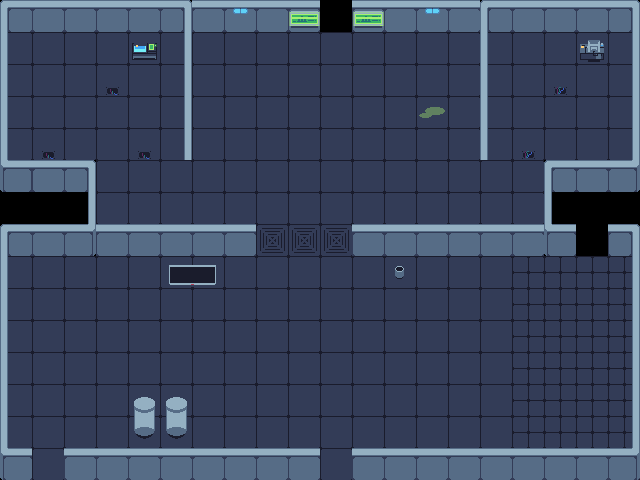

This game map was drawn from its Tiled (.tmx) file and the tilesets committed beside it. A one-line description and the full map source follow:
An orthogonal 20x15 tile map with 32x32 px tiles, 4 tile layers (floor, floorDecoration, walls, props), 4 tilesets and 37 objects (4x Door, 4x ChemicalTank, 3x Spawn, 2x Table, Spawner).

<map version="1.10" tiledversion="1.11.2" orientation="orthogonal" renderorder="right-down" width="20" height="15" tilewidth="32" tileheight="32" infinite="0" nextlayerid="11" nextobjectid="192">
 <tileset firstgid="1" source="tileset_ebene2.tsx" />
 <tileset firstgid="852" source="props_and_items_ebene2.tsx" />
 <tileset firstgid="1380" source="Beartrap.tsx" />
 <tileset firstgid="1384" source="ExplosionEffect.tsx" />
 <layer id="3" name="floor" width="20" height="15">
  <data encoding="csv">
0,0,0,0,0,0,0,0,0,0,0,0,0,0,0,0,0,0,0,0,
72,72,72,72,72,72,72,72,72,72,72,72,72,72,72,72,72,72,72,72,
72,72,72,72,72,72,72,72,72,72,72,72,72,72,72,72,72,72,72,72,
72,72,72,72,72,72,72,72,72,72,72,72,72,72,72,72,72,72,72,72,
72,72,72,72,72,72,72,72,72,72,72,72,72,72,72,72,72,72,72,72,
0,0,0,72,72,72,72,72,72,72,72,72,72,72,72,72,72,0,0,0,
0,0,0,72,72,72,72,72,72,72,72,72,72,72,72,72,72,0,0,0,
0,0,0,72,72,72,72,72,107,107,107,72,72,72,72,72,72,0,0,0,
72,72,72,72,72,72,72,72,72,72,72,72,72,72,72,72,71,71,71,71,
72,72,72,72,72,72,72,72,72,72,72,72,72,72,72,72,71,71,71,71,
72,72,72,72,72,72,72,72,72,72,72,72,72,72,72,72,71,71,71,71,
72,72,72,72,72,72,72,72,72,72,72,72,72,72,72,72,71,71,71,71,
72,72,72,72,72,72,72,72,72,72,72,72,72,72,72,72,71,71,71,71,
72,72,72,72,72,72,72,72,72,72,72,72,72,72,72,72,71,71,71,71,
0,72,0,0,0,0,0,0,0,72,72,72,72,72,72,72,71,71,71,71
</data>
 </layer>
 <layer id="10" name="floorDecoration" width="20" height="15">
  <data encoding="csv">
0,0,0,0,0,0,0,0,0,0,0,0,0,0,0,0,0,0,0,0,
0,0,0,0,0,0,0,0,0,0,0,0,0,0,0,0,0,0,0,0,
0,0,0,0,0,0,0,0,0,0,0,0,0,0,0,0,0,0,0,0,
0,0,0,0,0,0,0,0,0,0,0,0,0,876,0,0,0,0,0,0,
0,0,0,0,0,0,0,0,0,0,0,0,0,0,0,0,0,0,0,0,
0,0,0,0,0,0,0,0,0,0,0,0,0,0,0,0,0,0,0,0,
0,0,0,0,0,0,0,0,0,0,0,0,0,0,0,0,0,0,0,0,
0,0,0,0,0,0,0,0,0,0,0,0,0,0,0,0,0,0,0,0,
0,0,0,0,0,0,0,0,0,0,0,0,0,0,0,0,0,0,0,0,
0,0,0,0,0,0,0,0,0,0,0,0,0,0,0,0,0,0,0,0,
0,0,0,0,0,0,0,0,0,0,0,0,0,0,0,0,0,0,0,0,
0,0,0,0,0,0,0,0,0,0,0,0,0,0,0,0,0,0,0,0,
0,0,0,0,0,0,0,0,0,0,0,0,0,0,0,0,0,0,0,0,
0,0,0,0,0,0,0,0,0,0,0,0,0,0,0,0,0,0,0,0,
0,0,0,0,0,0,0,0,0,0,0,0,0,0,0,0,0,0,0,0
</data>
 </layer>
 <layer id="1" name="walls" width="20" height="15">
  <data encoding="csv">
3,6,6,6,6,9,6,6,6,6,0,6,6,6,6,3,6,6,6,9,
76,0,0,0,0,306,0,0,0,0,0,0,0,0,0,298,0,0,0,84,
76,0,0,0,0,306,0,0,0,0,0,0,0,0,0,298,0,0,0,84,
76,0,0,0,0,306,0,0,0,0,0,0,0,0,0,298,0,0,0,84,
76,0,0,0,0,306,0,0,0,0,0,0,0,0,0,298,0,0,0,84,
335,6,9,0,0,0,0,0,0,0,0,0,0,0,0,0,0,39,6,379,
0,0,84,0,0,0,0,0,0,0,0,0,0,0,0,0,0,76,0,0,
39,376,379,376,376,376,376,376,0,0,0,376,376,376,376,376,376,373,0,9,
76,0,0,0,0,0,0,0,0,0,0,0,0,0,0,0,0,0,0,84,
76,0,0,0,0,0,0,0,0,0,0,0,0,0,0,0,0,0,0,84,
76,0,0,0,0,0,0,0,0,0,0,0,0,0,0,0,0,0,0,84,
76,0,0,0,0,0,0,0,0,0,0,0,0,0,0,0,0,0,0,84,
76,0,0,0,0,0,0,0,0,0,0,0,0,0,0,0,0,0,0,84,
76,0,0,0,0,0,0,0,0,0,0,0,0,0,0,0,0,0,0,84,
373,0,6,6,6,6,6,6,6,6,0,6,6,6,6,6,6,6,6,379
</data>
 </layer>
 <layer id="2" name="props" width="20" height="15">
  <data encoding="csv">
0,0,0,0,0,0,0,865,0,861,0,861,0,865,0,0,0,0,0,0,
0,0,0,0,913,0,0,0,0,0,0,0,0,0,0,0,0,0,908,0,
0,0,0,1056,0,0,0,0,0,0,0,0,0,0,0,0,0,1055,0,0,
0,0,0,0,0,0,0,0,0,0,0,0,0,0,0,0,0,0,0,0,
0,1056,0,0,1056,0,0,0,0,0,0,0,0,0,0,0,1055,0,0,0,
0,0,0,0,0,0,0,0,0,0,0,0,0,0,0,0,0,0,0,0,
0,0,0,0,0,0,0,0,0,0,0,0,0,0,0,0,0,0,0,0,
0,0,0,0,0,0,0,0,0,0,0,0,0,0,0,0,0,0,0,0,
0,0,0,0,0,972,973,0,0,0,0,0,852,0,0,0,0,0,0,0,
0,0,0,0,0,0,0,0,0,0,0,0,0,0,0,0,0,0,0,0,
0,0,0,0,0,0,0,0,0,0,0,0,0,0,0,0,0,0,0,0,
0,0,0,0,0,0,0,0,0,0,0,0,0,0,0,0,0,0,0,0,
0,0,0,0,1092,1092,0,0,0,0,0,0,0,0,0,0,0,0,0,0,
0,0,0,0,1116,1116,0,0,0,0,0,0,0,0,0,0,0,0,0,0,
0,0,0,0,0,0,0,0,0,0,0,0,0,0,0,0,0,0,0,0
</data>
 </layer>
 <objectgroup id="6" name="Collisions">
  <object id="4" x="352" y="472" width="288" height="8" />
  <object id="19" x="632" y="32" width="8" height="152" />
  <object id="110" x="0" y="32" width="8" height="152" />
  <object id="111" x="632" y="256" width="8" height="216" />
  <object id="112" x="0" y="256" width="8" height="216" />
  <object id="113" x="0" y="24" width="320" height="8" />
  <object id="114" x="352" y="24" width="288" height="8" />
  <object id="115" x="544" y="184" width="96" height="8" />
  <object id="116" x="544" y="192" width="8" height="56" />
  <object id="117" x="352.5" y="248" width="223.5" height="8" />
  <object id="118" x="608" y="248" width="32" height="8" />
  <object id="119" x="0" y="472" width="320" height="8" />
  <object id="120" x="0" y="184" width="96" height="8" />
  <object id="121" x="0" y="248" width="256" height="8" />
  <object id="123" x="88" y="192" width="8" height="56" />
  <object id="175" x="481" y="24.5" width="7" height="134.5" />
  <object id="176" x="184.5" y="24.5" width="8" height="136.5" />
  <object id="180" x="132" y="42.6667" width="24" height="16.6667" />
  <object id="181" x="581.333" y="42.6667" width="24.6667" height="18" />
  <object id="183" x="136.667" y="424" width="16.6667" height="12.6667" />
  <object id="184" x="166" y="425.333" width="20" height="12" />
  <object id="185" x="170" y="265.333" width="46.6667" height="20.6667" />
  <object id="186" x="396" y="270.667" width="8.66667" height="8" />
 </objectgroup>
 <objectgroup id="9" name="Props" />
 <objectgroup id="7" name="Entities">
  <object id="141" name="DoorSpawn" type="Door" x="32" y="448" width="32" height="32">
   <properties>
    <property name="DoorDirection" value="West" />
   </properties>
  </object>
  <object id="142" name="DoorSpawn" type="Door" x="320" y="448" width="32" height="32">
   <properties>
    <property name="DoorDirection" value="South" />
   </properties>
  </object>
  <object id="143" name="DoorSpawn" type="Door" x="576" y="224" width="32" height="32">
   <properties>
    <property name="DoorDirection" value="East" />
   </properties>
  </object>
  <object id="144" name="DoorSpawn" type="Door" x="320" y="0" width="32" height="32">
   <properties>
    <property name="DoorDirection" value="North" />
   </properties>
  </object>
  <object id="145" name="ChemicalTank" type="ChemicalTank" x="224.667" y="193.167" width="32" height="33" />
  <object id="146" name="ChemicalTank" type="ChemicalTank" x="384" y="192.5" width="32" height="33" />
  <object id="147" name="ChemicalTank" type="ChemicalTank" x="193.333" y="126.833" width="32" height="33" />
  <object id="148" name="ChemicalTank" type="ChemicalTank" x="448.333" y="125.833" width="32" height="33" />
  <object id="149" name="SecuritySpawn" type="Spawn" x="48.333" y="81.667">
   <ellipse />
  </object>
  <object id="179" name="RobotSpawn" type="Spawner" x="524.667" y="65.3333" width="25.3333" height="20">
   <ellipse />
  </object>
  <object id="187" name="Table" type="Table" x="480" y="288.667" width="32" height="32" />
  <object id="188" name="Table" type="Table" x="480" y="320" width="32" height="32" />
  <object id="190" name="SecuritySpawn" type="Spawn" x="131.715" y="338.716">
   <ellipse />
  </object>
  <object id="191" name="ScientistSpawn" type="Spawn" x="89.4711" y="309.379">
   <ellipse />
  </object>
 </objectgroup>
 <objectgroup id="8" name="Acids" />
</map>
